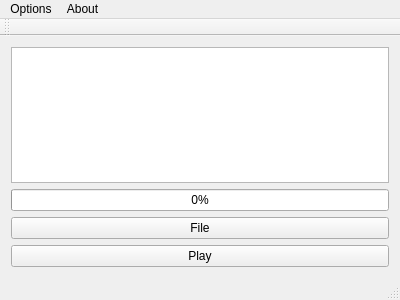
<?xml version="1.0" encoding="UTF-8"?>
<ui version="4.0">
 <class>MainWindow</class>
 <widget class="QMainWindow" name="MainWindow">
  <property name="geometry">
   <rect>
    <x>0</x>
    <y>0</y>
    <width>400</width>
    <height>300</height>
   </rect>
  </property>
  <property name="windowTitle">
   <string>Audook</string>
  </property>
  <widget class="QWidget" name="centralWidget">
   <property name="enabled">
    <bool>true</bool>
   </property>
   <layout class="QVBoxLayout" name="verticalLayout_3">
    <item>
     <layout class="QVBoxLayout" name="verticalLayout">
      <item>
       <widget class="QPlainTextEdit" name="plainTextEdit">
        <property name="enabled">
         <bool>true</bool>
        </property>
       </widget>
      </item>
      <item>
       <widget class="QProgressBar" name="progressBar">
        <property name="value">
         <number>0</number>
        </property>
       </widget>
      </item>
     </layout>
    </item>
    <item>
     <layout class="QVBoxLayout" name="verticalLayout_2">
      <item>
       <widget class="QPushButton" name="pushButton">
        <property name="text">
         <string>File</string>
        </property>
       </widget>
      </item>
      <item>
       <widget class="QPushButton" name="pushButton_2">
        <property name="enabled">
         <bool>true</bool>
        </property>
        <property name="styleSheet">
         <string notr="true"/>
        </property>
        <property name="text">
         <string>Play</string>
        </property>
       </widget>
      </item>
     </layout>
    </item>
   </layout>
  </widget>
  <widget class="QStatusBar" name="statusBar">
   <property name="cursor">
    <cursorShape>ForbiddenCursor</cursorShape>
   </property>
  </widget>
  <widget class="QToolBar" name="mainToolBar">
   <attribute name="toolBarArea">
    <enum>TopToolBarArea</enum>
   </attribute>
   <attribute name="toolBarBreak">
    <bool>false</bool>
   </attribute>
  </widget>
  <widget class="QMenuBar" name="menuBar">
   <property name="geometry">
    <rect>
     <x>0</x>
     <y>0</y>
     <width>400</width>
     <height>22</height>
    </rect>
   </property>
   <widget class="QMenu" name="menuOptions">
    <property name="title">
     <string>Options</string>
    </property>
   </widget>
   <widget class="QMenu" name="menuAbout">
    <property name="title">
     <string>About</string>
    </property>
   </widget>
   <addaction name="menuOptions"/>
   <addaction name="menuAbout"/>
  </widget>
 </widget>
 <layoutdefault spacing="6" margin="11"/>
 <resources/>
 <connections/>
</ui>
